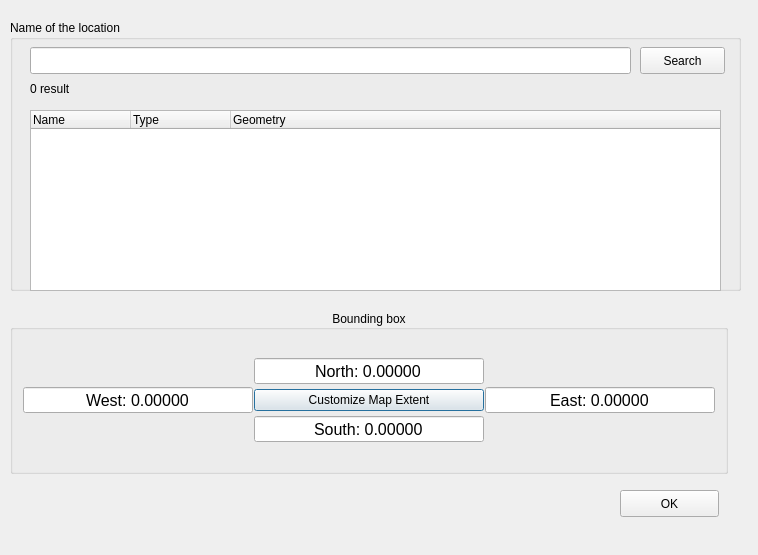
<?xml version="1.0" encoding="UTF-8"?>
<ui version="4.0">
 <class>LocationSearchBase</class>
 <widget class="QDialog" name="LocationSearchBase">
  <property name="geometry">
   <rect>
    <x>0</x>
    <y>0</y>
    <width>758</width>
    <height>555</height>
   </rect>
  </property>
  <property name="windowTitle">
   <string>Search Location</string>
  </property>
  <widget class="QGroupBox" name="bounding_box_group">
   <property name="geometry">
    <rect>
     <x>10</x>
     <y>310</y>
     <width>718</width>
     <height>164</height>
    </rect>
   </property>
   <property name="sizePolicy">
    <sizepolicy hsizetype="Minimum" vsizetype="Minimum">
     <horstretch>0</horstretch>
     <verstretch>0</verstretch>
    </sizepolicy>
   </property>
   <property name="layoutDirection">
    <enum>Qt::LeftToRight</enum>
   </property>
   <property name="styleSheet">
    <string notr="true"/>
   </property>
   <property name="title">
    <string>Bounding box</string>
   </property>
   <property name="alignment">
    <set>Qt::AlignCenter</set>
   </property>
   <property name="flat">
    <bool>false</bool>
   </property>
   <layout class="QGridLayout" name="gridLayout">
    <item row="0" column="0">
     <layout class="QGridLayout" name="gridLayout_4">
      <property name="sizeConstraint">
       <enum>QLayout::SetDefaultConstraint</enum>
      </property>
      <property name="margin">
       <number>1</number>
      </property>
      <property name="spacing">
       <number>1</number>
      </property>
      <item row="0" column="1">
       <widget class="QDoubleSpinBox" name="y_maximum">
        <property name="font">
         <font>
          <pointsize>12</pointsize>
         </font>
        </property>
        <property name="alignment">
         <set>Qt::AlignCenter</set>
        </property>
        <property name="buttonSymbols">
         <enum>QAbstractSpinBox::NoButtons</enum>
        </property>
        <property name="prefix">
         <string>North: </string>
        </property>
        <property name="decimals">
         <number>5</number>
        </property>
        <property name="minimum">
         <double>-999999999.000000000000000</double>
        </property>
        <property name="maximum">
         <double>999999999.000000000000000</double>
        </property>
       </widget>
      </item>
      <item row="1" column="0">
       <widget class="QDoubleSpinBox" name="x_minimum">
        <property name="font">
         <font>
          <pointsize>12</pointsize>
         </font>
        </property>
        <property name="alignment">
         <set>Qt::AlignCenter</set>
        </property>
        <property name="buttonSymbols">
         <enum>QAbstractSpinBox::NoButtons</enum>
        </property>
        <property name="prefix">
         <string>West: </string>
        </property>
        <property name="decimals">
         <number>5</number>
        </property>
        <property name="minimum">
         <double>-999999999.000000000000000</double>
        </property>
        <property name="maximum">
         <double>999999999.000000000000000</double>
        </property>
       </widget>
      </item>
      <item row="1" column="1">
       <widget class="QPushButton" name="capture_button">
        <property name="text">
         <string>Customize Map Extent</string>
        </property>
       </widget>
      </item>
      <item row="1" column="2">
       <widget class="QDoubleSpinBox" name="x_maximum">
        <property name="font">
         <font>
          <pointsize>12</pointsize>
         </font>
        </property>
        <property name="alignment">
         <set>Qt::AlignCenter</set>
        </property>
        <property name="buttonSymbols">
         <enum>QAbstractSpinBox::NoButtons</enum>
        </property>
        <property name="prefix">
         <string>East: </string>
        </property>
        <property name="decimals">
         <number>5</number>
        </property>
        <property name="minimum">
         <double>-999999999.000000000000000</double>
        </property>
        <property name="maximum">
         <double>999999999.000000000000000</double>
        </property>
       </widget>
      </item>
      <item row="2" column="1">
       <widget class="QDoubleSpinBox" name="y_minimum">
        <property name="font">
         <font>
          <pointsize>12</pointsize>
         </font>
        </property>
        <property name="alignment">
         <set>Qt::AlignCenter</set>
        </property>
        <property name="buttonSymbols">
         <enum>QAbstractSpinBox::NoButtons</enum>
        </property>
        <property name="prefix">
         <string>South: </string>
        </property>
        <property name="decimals">
         <number>5</number>
        </property>
        <property name="minimum">
         <double>-999999999.000000000000000</double>
        </property>
        <property name="maximum">
         <double>999999999.000000000000000</double>
        </property>
       </widget>
      </item>
     </layout>
    </item>
   </layout>
  </widget>
  <widget class="QGroupBox" name="groupBox">
   <property name="geometry">
    <rect>
     <x>10</x>
     <y>20</y>
     <width>731</width>
     <height>271</height>
    </rect>
   </property>
   <property name="title">
    <string>Name of the location</string>
   </property>
   <widget class="QTreeWidget" name="eOutput">
    <property name="geometry">
     <rect>
      <x>20</x>
      <y>90</y>
      <width>691</width>
      <height>181</height>
     </rect>
    </property>
    <column>
     <property name="text">
      <string>Name</string>
     </property>
    </column>
    <column>
     <property name="text">
      <string>Type</string>
     </property>
    </column>
    <column>
     <property name="text">
      <string>Geometry</string>
     </property>
    </column>
   </widget>
   <widget class="QLineEdit" name="eText">
    <property name="geometry">
     <rect>
      <x>20</x>
      <y>27</y>
      <width>601</width>
      <height>27</height>
     </rect>
    </property>
   </widget>
   <widget class="QPushButton" name="bSearch">
    <property name="geometry">
     <rect>
      <x>630</x>
      <y>27</y>
      <width>85</width>
      <height>27</height>
     </rect>
    </property>
    <property name="text">
     <string>Search</string>
    </property>
   </widget>
   <widget class="QLabel" name="search_result_lbl">
    <property name="geometry">
     <rect>
      <x>20</x>
      <y>60</y>
      <width>68</width>
      <height>17</height>
     </rect>
    </property>
    <property name="text">
     <string>0 result</string>
    </property>
   </widget>
  </widget>
  <widget class="QPushButton" name="ok_btn">
   <property name="geometry">
    <rect>
     <x>620</x>
     <y>490</y>
     <width>99</width>
     <height>27</height>
    </rect>
   </property>
   <property name="text">
    <string>OK</string>
   </property>
  </widget>
 </widget>
 <resources/>
 <connections/>
</ui>
